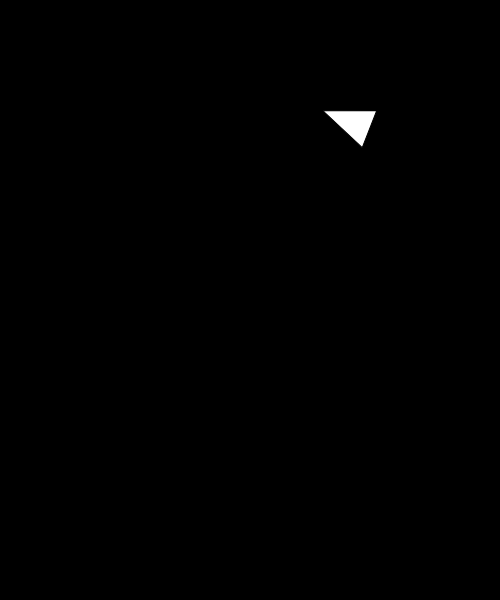
Frame 1 (no input)
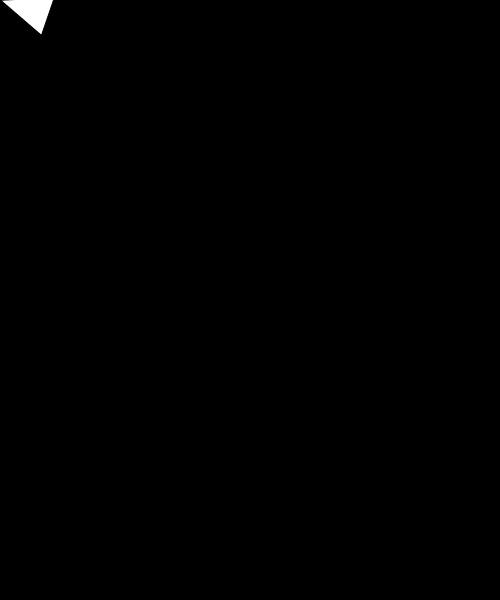
Frame 60 (no input)
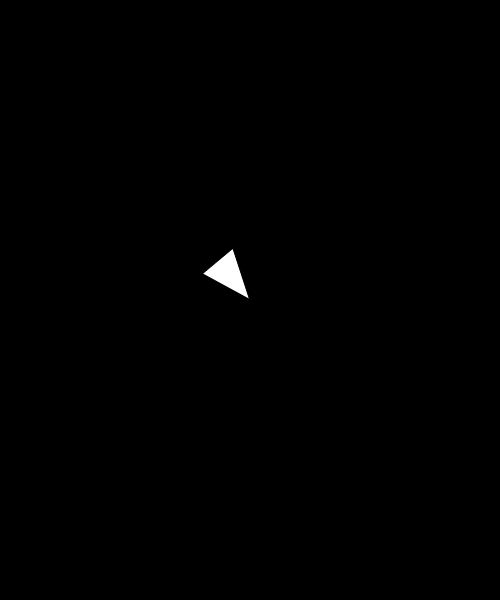
Frame 120 (the mouse pressed at the canvas centre since frame 60)

The p5.js sketch that drew these frames (run headless with seeded random() and noise() and a simulated clock; from frame 60 on, the mouse is pressed at the canvas centre):

// p5.js sketch
// ── sketch.js
"use strict";
var p;
function setup() {
  createCanvas(500, 600);
  p = new shape(random(width),random(height));
  
}

function draw() {
  background(0);
  
  var pos=  createVector(mouseX,mouseY);
  p.applyAttraction(pos);
  p.update();
  p.display();
  

}

class shape {
  constructor(x,y) {
    this.pos = createVector(x,y);
    this.vel = createVector(random(-3,3),random(-3,3));
    this.acc = createVector();
    this.angle  = 0;
    
  }
  update(){
    this.vel.add(this.acc);
    this.pos.add(this.vel);
    this.acc.mult(0);
    
    //this.angle = this.vel.heading();
    this.angle = atan2(this.vel.y,this.vel.x);//the result is the same.
    this.vel.mult(0);
  }
  applyForce(force){
    this.acc.add(force);
  }
  applyAttraction(otherPos){
    var vector = p5.Vector.sub(otherPos,this.pos);
    vector.mult(0.1);
    this.applyForce(vector);
  }
  display(){
    push();
    translate(this.pos.x,this.pos.y);
    rotate(this.angle);
    triangle(0,0,-50,20,-50,-20);
    pop();
  }
}
